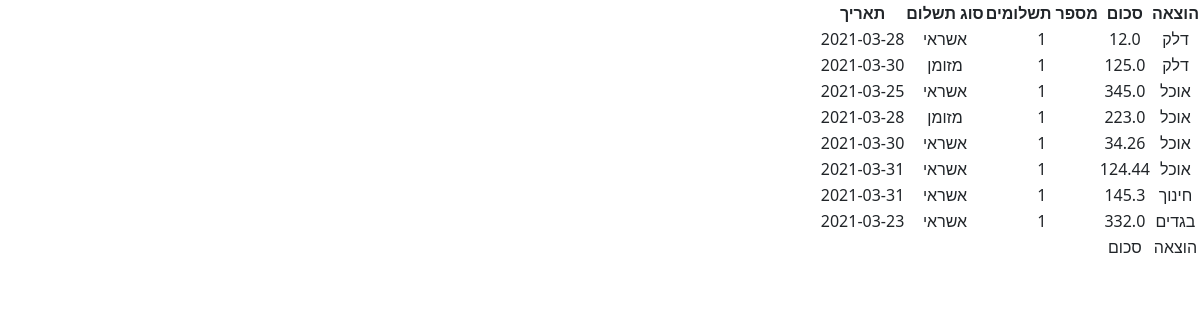
/listed, run on an earlier commit of the app's database.
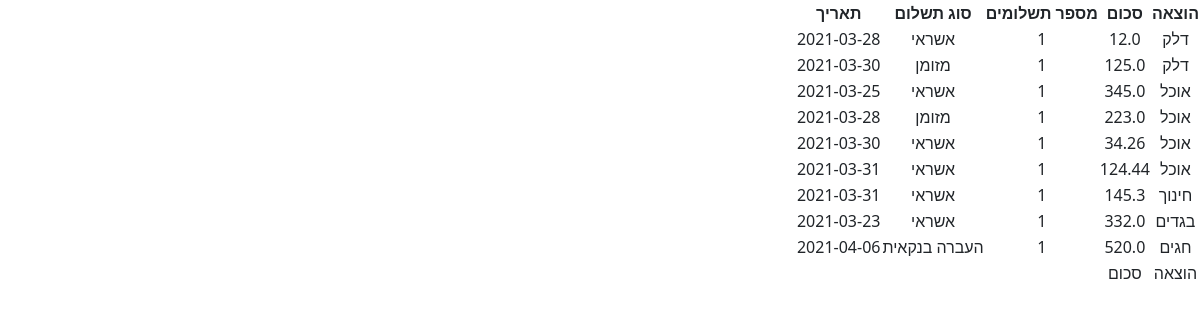
And on a later commit of the database.
### tables this page shows
CREATE TABLE expenses (Category_ID INTEGER NOT NULL DEFAULT (0) REFERENCES categories (category_id) MATCH SIMPLE, Sum REAL NOT NULL DEFAULT (0), Pay_Type_ID INTEGER NOT NULL, Num_Of_Pays INTEGER NOT NULL, Date_Of_Pay DATE NOT NULL);

CREATE TABLE categories (category_id INTEGER UNIQUE NOT NULL PRIMARY KEY ASC AUTOINCREMENT, type VARCHAR (1) REFERENCES categories_type (type_id), category_h_name VARCHAR (50) NOT NULL, category_e_name VARCHAR (50) NOT NULL);

CREATE TABLE payTypes (pay_id INTEGER PRIMARY KEY ASC AUTOINCREMENT NOT NULL, pay_h_name VARCHAR (20) NOT NULL, pay_e_name VARCHAR (20) NOT NULL);

### app.py (the view)
@app.route('/listed')
def checked():
    user_lang = session.get("lang")
    rows = db.execute('''SELECT a.category_id,
                                a.sum,
                                b.category_h_name,
                                c.pay_h_name,
                                c.pay_e_name,
                                a.Num_Of_Pays,
                                a.Date_Of_Pay
                        FROM expenses a,
                             categories b,
                             paytypes c
                             where a.category_id = b.category_id
                               and a.Pay_Type_Id = c.Pay_ID
                             ORDER BY a.category_id, Date_Of_Pay''')
    return render_template("listed.html", rows=rows, user_lang=user_lang)

### templates/listed.html (shortened to what this page needs)
{% if user_lang == "en" %}
    {% extends "layout.html" %}
{% else %}
    {% extends "layout_he.html" %}
{% endif %}
{% block body%}
<table>
    <thead>
        <tr>
            <th>הוצאה</th>
            <th>סכום</th>
            <th>מספר תשלומים</th>
            <th>סוג תשלום</th>
            <th>תאריך</th>
        </tr>
    </thead>
        {% for row in rows %}
            <tr>
                <td>{{ row.category_h_name }}</td>
                <td>{{ row.Sum }}</td>
                <td>{{ row.Num_Of_Pays }}</td>
                <td>{{ row.pay_h_name }}</td>
                <td>{{ row.Date_Of_Pay }}</td>
            </tr>
        {% endfor %}
    <tfoot>
        <tr>
            <td>הוצאה</td>
            <td>סכום</td>
        </tr>
    </tfoot>
</table>
{% endblock %}

### templates/layout_he.html (shortened to what this page needs)
<!DOCTYPE html>
<html lang="he">
<head>
    <link href="https://cdn.jsdelivr.net/npm/bootstrap@5.0.0-beta3/dist/css/bootstrap.min.css" rel="stylesheet">
</head>
<body  dir="rtl" align="middle">
    {% block body %}{% endblock %}
</body>
</html>

What changed in the data, as far as the page shows it:
added expenses: category_h_name "חגים", Sum "520.0", Num_Of_Pays "1", pay_h_name "העברה בנקאית", Date_Of_Pay "2021-04-06"
